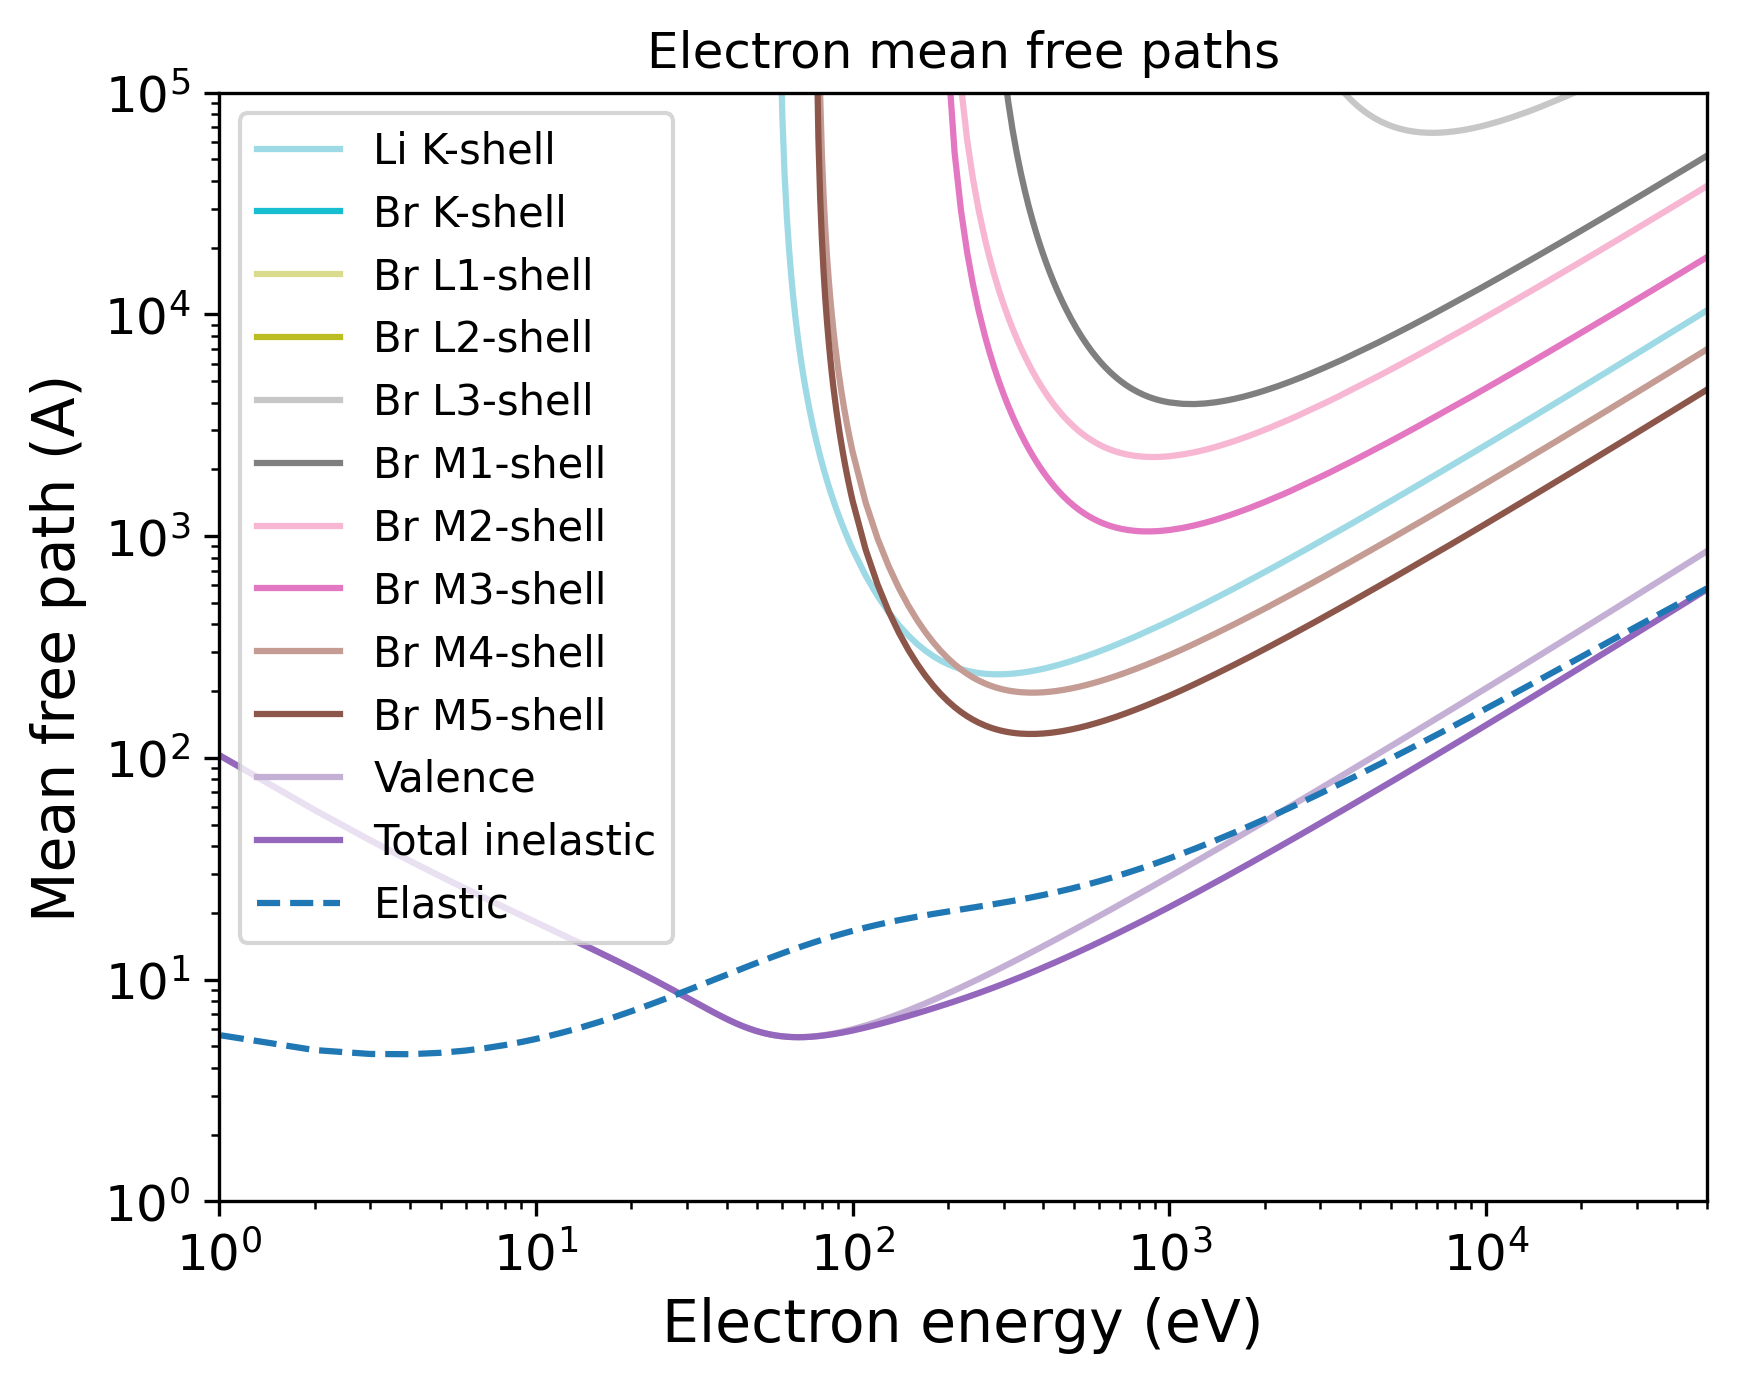

Python code for this plot:
import pandas as pd
import numpy as np
import matplotlib.pyplot as plt
import matplotlib.cm as cm
# Set the format:
plt.xlabel("Electron energy (eV)", fontsize=14)
plt.ylabel("Mean free path (A)", fontsize=14)
plt.xticks(fontsize=12)
plt.yticks(fontsize=12)
plt.grid(False)
# Set the axes:
# Read the output file:
df = pd.read_csv(r"OUTPUT_LiBr_Electron_IMFP.dat", sep=r'\s+', header=None, comment="#", skipinitialspace=True)
plt.xscale("log")
plt.yscale("log")
# Prepare the plot:
columns_to_plot = [ 1, 2, 3, 4, 5, 6, 7, 8, 9, 10, 11, 12]
labels = [ "Li K-shell", "Br K-shell", "Br L1-shell", "Br L2-shell", "Br L3-shell", "Br M1-shell", "Br M2-shell", "Br M3-shell", "Br M4-shell", "Br M5-shell", "Valence", "Total inelastic"]
# Create N distinct colors from a colormap
N = len(columns_to_plot)
colors = plt.cm.tab20(np.linspace(1, 0, 20))
# Set line styles:
linestyles = [ "-", "-", "-", "-", "-", "-", "-", "-", "-", "-", "-", "-"]
for i, col in enumerate(columns_to_plot):
    color = colors[i % len(colors)]
    ls    = linestyles[i % len(linestyles)]
    label = labels[i % len(labels)]
    plt.plot(df.iloc[:, 0], df.iloc[:, col],
    color=color,
    label=label,
    linestyle=ls)
# Add a curve from the second file
df2 = pd.read_csv(r"OUTPUT_LiBr_Electron_EMFP.dat", sep=r'\s+', header=None, comment="#", skipinitialspace=True)
columns_to_plot2 = [ 3]
labels2 = [ "Elastic"]
# Create second part of the plot:
for col, label in zip(columns_to_plot2, labels2):
    plt.plot(df2.iloc[:, 0], df2.iloc[:, col], label=label, linestyle="--")
plt.xlim(1.00000000,50000.00000000)
plt.ylim(1.00000000,100000.00000000)
plt.title("Electron mean free paths")
plt.legend(loc="best", fontsize=10)
# Save the plot in this format:
plt.savefig("OUTPUT_MFP_electron.png", dpi=300, bbox_inches="tight")
